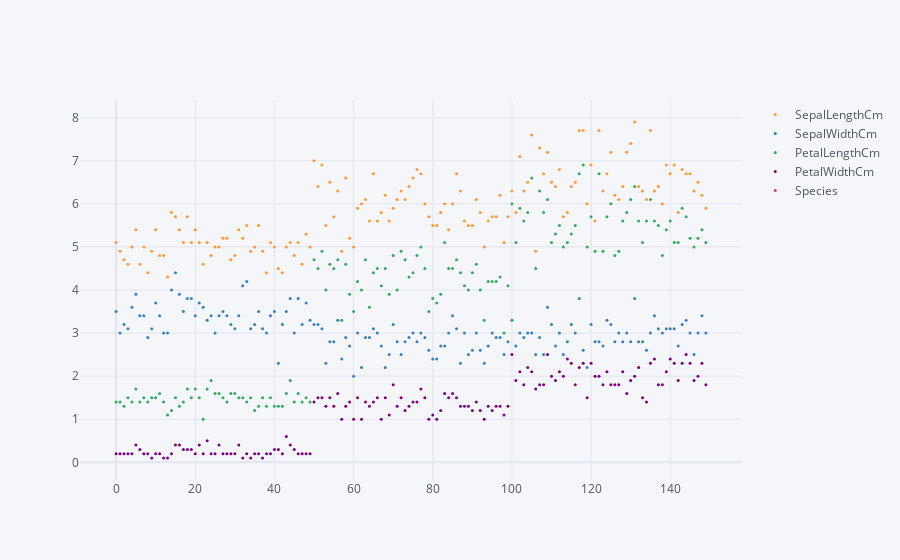

Source (notebook cell):
### Code cell
df.iplot(kind = 'scatter' , mode = 'markers' , size = 3)

### Figure 1 — Plotly figure (JSON) as saved in the notebook; plotly's stock layout.template omitted (floating-point values rounded to 4 significant figures; data arrays with more than 128 entries replaced by an {"elided": "..."} marker saying what was removed)
{"data": [{"line": {"color": "rgba(255, 153, 51, 1.0)", "dash": "solid", "shape": "linear", "width": 1.3}, "marker": {"size": 3, "symbol": "circle"}, "mode": "markers", "name": "SepalLengthCm", "text": "", "type": "scatter", "x": {"elided": "150 int values"}, "y": {"elided": "150 float values"}}, {"line": {"color": "rgba(55, 128, 191, 1.0)", "dash": "solid", "shape": "linear", "width": 1.3}, "marker": {"size": 3, "symbol": "circle"}, "mode": "markers", "name": "SepalWidthCm", "text": "", "type": "scatter", "x": {"elided": "150 int values"}, "y": {"elided": "150 float values"}}, {"line": {"color": "rgba(50, 171, 96, 1.0)", "dash": "solid", "shape": "linear", "width": 1.3}, "marker": {"size": 3, "symbol": "circle"}, "mode": "markers", "name": "PetalLengthCm", "text": "", "type": "scatter", "x": {"elided": "150 int values"}, "y": {"elided": "150 float values"}}, {"line": {"color": "rgba(128, 0, 128, 1.0)", "dash": "solid", "shape": "linear", "width": 1.3}, "marker": {"size": 3, "symbol": "circle"}, "mode": "markers", "name": "PetalWidthCm", "text": "", "type": "scatter", "x": {"elided": "150 int values"}, "y": {"elided": "150 float values"}}, {"line": {"color": "rgba(219, 64, 82, 1.0)", "dash": "solid", "shape": "linear", "width": 1.3}, "marker": {"size": 3, "symbol": "circle"}, "mode": "markers", "name": "Species", "text": "", "type": "scatter", "x": {"elided": "150 int values"}, "y": {"elided": "150 str values"}}], "layout": {"legend": {"bgcolor": "#F5F6F9", "font": {"color": "#4D5663"}}, "paper_bgcolor": "#F5F6F9", "plot_bgcolor": "#F5F6F9", "title": {"font": {"color": "#4D5663"}}, "xaxis": {"gridcolor": "#E1E5ED", "showgrid": true, "tickfont": {"color": "#4D5663"}, "title": {"font": {"color": "#4D5663"}, "text": ""}, "zerolinecolor": "#E1E5ED"}, "yaxis": {"gridcolor": "#E1E5ED", "showgrid": true, "tickfont": {"color": "#4D5663"}, "title": {"font": {"color": "#4D5663"}, "text": ""}, "zerolinecolor": "#E1E5ED"}}}
